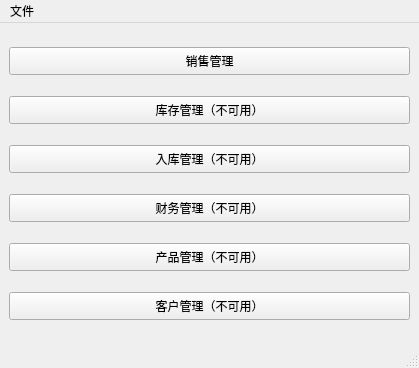
<?xml version="1.0" encoding="UTF-8"?>
<ui version="4.0">
 <class>MainWindow</class>
 <widget class="QMainWindow" name="MainWindow">
  <property name="enabled">
   <bool>true</bool>
  </property>
  <property name="geometry">
   <rect>
    <x>0</x>
    <y>0</y>
    <width>419</width>
    <height>368</height>
   </rect>
  </property>
  <property name="windowTitle">
   <string>erp软件 v0.0.1</string>
  </property>
  <widget class="QWidget" name="centralwidget">
   <layout class="QVBoxLayout" name="verticalLayout">
    <item>
     <widget class="QPushButton" name="SalesButton">
      <property name="minimumSize">
       <size>
        <width>0</width>
        <height>28</height>
       </size>
      </property>
      <property name="maximumSize">
       <size>
        <width>16777215</width>
        <height>28</height>
       </size>
      </property>
      <property name="focusPolicy">
       <enum>Qt::StrongFocus</enum>
      </property>
      <property name="text">
       <string>销售管理</string>
      </property>
     </widget>
    </item>
    <item>
     <widget class="QPushButton" name="StocksButton">
      <property name="minimumSize">
       <size>
        <width>0</width>
        <height>28</height>
       </size>
      </property>
      <property name="maximumSize">
       <size>
        <width>16777215</width>
        <height>28</height>
       </size>
      </property>
      <property name="text">
       <string>库存管理（不可用）</string>
      </property>
     </widget>
    </item>
    <item>
     <widget class="QPushButton" name="ReplenishmentButton">
      <property name="minimumSize">
       <size>
        <width>0</width>
        <height>28</height>
       </size>
      </property>
      <property name="maximumSize">
       <size>
        <width>16777215</width>
        <height>28</height>
       </size>
      </property>
      <property name="text">
       <string>入库管理（不可用）</string>
      </property>
     </widget>
    </item>
    <item>
     <widget class="QPushButton" name="AccountingButton">
      <property name="minimumSize">
       <size>
        <width>0</width>
        <height>28</height>
       </size>
      </property>
      <property name="maximumSize">
       <size>
        <width>16777215</width>
        <height>28</height>
       </size>
      </property>
      <property name="text">
       <string>财务管理（不可用）</string>
      </property>
     </widget>
    </item>
    <item>
     <widget class="QPushButton" name="ArticlesButton">
      <property name="minimumSize">
       <size>
        <width>0</width>
        <height>28</height>
       </size>
      </property>
      <property name="maximumSize">
       <size>
        <width>16777215</width>
        <height>28</height>
       </size>
      </property>
      <property name="text">
       <string>产品管理（不可用）</string>
      </property>
     </widget>
    </item>
    <item>
     <widget class="QPushButton" name="ClientsButton">
      <property name="minimumSize">
       <size>
        <width>0</width>
        <height>28</height>
       </size>
      </property>
      <property name="maximumSize">
       <size>
        <width>16777215</width>
        <height>28</height>
       </size>
      </property>
      <property name="text">
       <string>客户管理（不可用）</string>
      </property>
     </widget>
    </item>
   </layout>
  </widget>
  <widget class="QMenuBar" name="menubar">
   <property name="geometry">
    <rect>
     <x>0</x>
     <y>0</y>
     <width>419</width>
     <height>26</height>
    </rect>
   </property>
   <widget class="QMenu" name="menu">
    <property name="title">
     <string>文件</string>
    </property>
    <addaction name="action_open_file"/>
    <addaction name="actionopen_folder"/>
    <addaction name="actionsave_file"/>
    <addaction name="separator"/>
    <addaction name="actioninput_to_database"/>
    <addaction name="actionchange_user_database"/>
   </widget>
   <addaction name="menu"/>
  </widget>
  <widget class="QStatusBar" name="statusbar"/>
  <action name="action_open_file">
   <property name="text">
    <string>打开文件</string>
   </property>
  </action>
  <action name="actionopen_folder">
   <property name="text">
    <string>打开文件夹</string>
   </property>
  </action>
  <action name="actionsave_file">
   <property name="text">
    <string>保存文件</string>
   </property>
  </action>
  <action name="actioninput_to_database">
   <property name="text">
    <string>写入数据库</string>
   </property>
  </action>
  <action name="actionchange_user_database">
   <property name="text">
    <string>更改数据库用户</string>
   </property>
  </action>
 </widget>
 <tabstops>
  <tabstop>ClientsButton</tabstop>
  <tabstop>ReplenishmentButton</tabstop>
  <tabstop>AccountingButton</tabstop>
  <tabstop>ArticlesButton</tabstop>
 </tabstops>
 <resources/>
 <connections/>
</ui>
